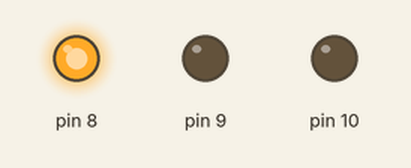
Recording of a sketch running on a simulated Arduino Uno, built with avr-gcc and run on an emulated ATmega328P. On the bench: output pins drawn as LEDs (lit = HIGH).

Above: at 0.5 s.
At 1.5 s:
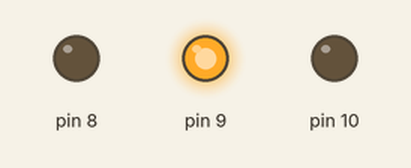
At 2.5 s:
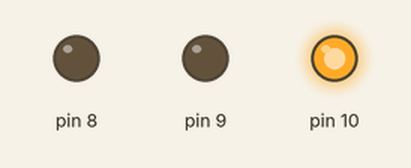
Timing chart, 0 to 5.2 s (numbered marks = the images above):
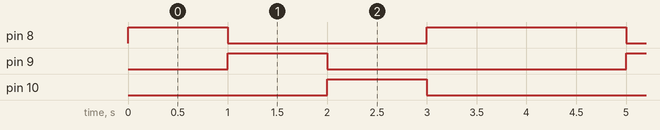

The sketch:

10_16520186_02a.ino
```cpp
void setup()
{
  pinMode(8, OUTPUT);
  pinMode(9, OUTPUT);
  pinMode(10, OUTPUT);
}

void loop()
{
  digitalWrite(8, HIGH);
  delay(1000); // Wait for 1000 millisecond(s)
  digitalWrite(8, LOW);
  digitalWrite(9, HIGH);
  delay(1000); // Wait for 1000 millisecond(s)
  digitalWrite(9, LOW);
  digitalWrite(10, HIGH);
  delay(1000); // Wait for 1000 millisecond(s)
  digitalWrite(10, LOW);
  digitalWrite(8, HIGH);
  delay(1000); // Wait for 1000 millisecond(s)
}
```

Measured:
- by itself, pin 8: repeats every 4.0 s: LOW 2.0 s, HIGH 2.0 s
- by itself, pin 9, pin 10: alternates HIGH for 1.0 s and LOW for 3.0 s
- by itself, everything shown: repeats every 4.0 s, in 3 steps
